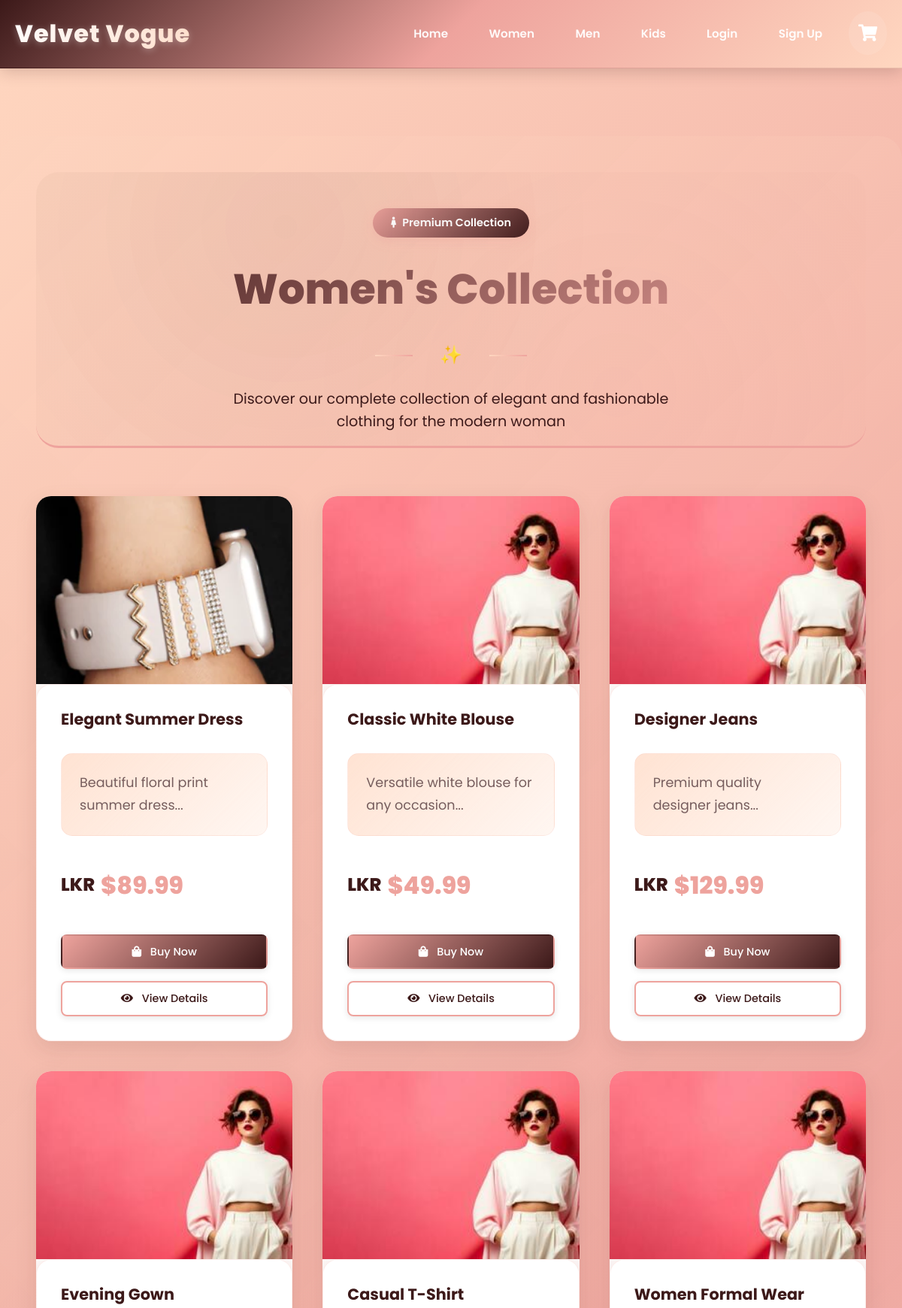
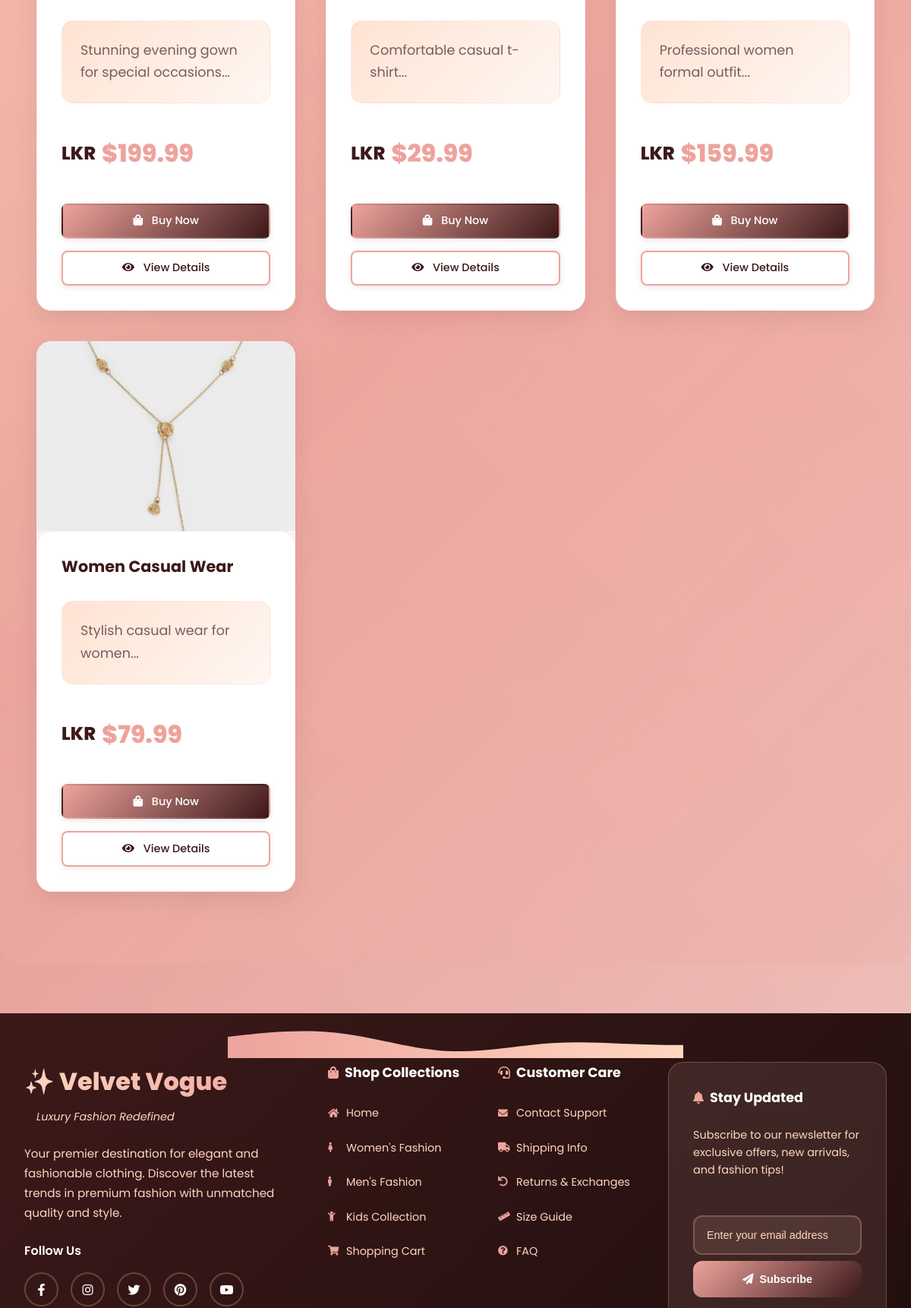
The page /women.php (upper part) on the database its author committed (2 pictures, top to bottom).
### tables this page shows
CREATE TABLE `products` (
  `product_id` int(11) NOT NULL,
  `category_id` int(11) DEFAULT NULL,
  `name` varchar(255) NOT NULL,
  `description` text DEFAULT NULL,
  `price` decimal(10,2) NOT NULL,
  `image` varchar(255) DEFAULT NULL,
  `stock` int(11) DEFAULT 0,
  `created_at` timestamp NOT NULL DEFAULT current_timestamp()
);

### women.php (the view, shortened to what this page needs)
<!DOCTYPE html>
<html lang="en">
<head>
    <link rel="stylesheet" href="https://use.fontawesome.com/releases/v5.15.4/css/all.css">
    <link rel="stylesheet" href="sytle/style.css">
</head>
<body>
    <?php include('footer and header/header.php'); ?>
    <section class="section women-section">
        <div class="section-header">
            <div class="section-badge">
                <i class="fas fa-female"></i>
                <span>Premium Collection</span>
            </div>
            <h2 class="section-title">Women's Collection</h2>
            <div class="section-divider">
                <span class="divider-decoration">✨</span>
            </div>
            <p class="section-description">Discover our complete collection of elegant and fashionable clothing for the modern woman</p>
        </div>
        <div class="product-grid">
            <?php
            include('server/connection.php');
            $stmt = $conn->prepare("SELECT product_id, name, description, price, image, stock FROM products WHERE category_id = 1");
            $stmt->execute();
            $products = $stmt->get_result();
            while($row = $products->fetch_assoc()) {
            ?>
                <div class="product-card">
                    <div class="product-image-container">
                        <img class="product-image" src="img/<?php echo $row['image']; ?>" alt="<?php echo $row['name']; ?>">
                    </div>
                    <div class="product-details">
                        <h3 class="product-name"><?php echo $row['name']; ?></h3>
                        <p class="product-description"><?php echo htmlspecialchars(substr($row['description'], 0, 80)); ?>...</p>
                        <p class="product-price">$<?php echo number_format($row['price'], 2); ?></p>
                        <div class="product-actions">
                            <a href="<?php echo "single_product.php?product_id=". $row['product_id']; ?>" class="btn-primary">
                                <i class="fas fa-shopping-bag"></i>
                                Buy Now
                            </a>
                            <a href="<?php echo "single_product.php?product_id=". $row['product_id']; ?>" class="btn-secondary">
                                <i class="fas fa-eye"></i>
                                View Details
                            </a>
                        </div>
                    </div>
                </div>
            <?php } ?>
        </div>
    </section>
    <?php include('footer and header/footer.php'); ?>
</body>
</html>

### rows shown on the page
products: image (picture), name "Elegant Summer Dress", description "Beautiful floral print summer dress", price "89.99"
products: name "Classic White Blouse", description "Versatile white blouse for any occasion", price "49.99"
products: name "Designer Jeans", description "Premium quality designer jeans", price "129.99"
products: name "Evening Gown", description "Stunning evening gown for special occasions", price "199.99"
products: name "Casual T-Shirt", description "Comfortable casual t-shirt", price "29.99"
products: name "Women Formal Wear", description "Professional women formal outfit", price "159.99"
products: image (picture), name "Women Casual Wear", description "Stylish casual wear for women", price "79.99"
